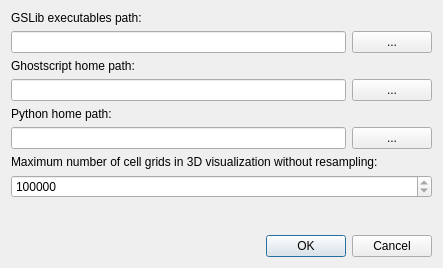
<?xml version="1.0" encoding="UTF-8"?>
<ui version="4.0">
 <class>SetupDialog</class>
 <widget class="QDialog" name="SetupDialog">
  <property name="geometry">
   <rect>
    <x>0</x>
    <y>0</y>
    <width>443</width>
    <height>268</height>
   </rect>
  </property>
  <property name="windowTitle">
   <string>Settings</string>
  </property>
  <layout class="QVBoxLayout" name="verticalLayout">
   <item>
    <widget class="QLabel" name="label">
     <property name="layoutDirection">
      <enum>Qt::RightToLeft</enum>
     </property>
     <property name="text">
      <string>GSLib executables path:</string>
     </property>
    </widget>
   </item>
   <item>
    <layout class="QHBoxLayout" name="horizontalLayout_2">
     <item>
      <widget class="QLineEdit" name="txtGSLibPath">
       <property name="sizePolicy">
        <sizepolicy hsizetype="MinimumExpanding" vsizetype="Preferred">
         <horstretch>0</horstretch>
         <verstretch>0</verstretch>
        </sizepolicy>
       </property>
       <property name="minimumSize">
        <size>
         <width>300</width>
         <height>0</height>
        </size>
       </property>
      </widget>
     </item>
     <item>
      <widget class="QPushButton" name="btnSearchPath">
       <property name="sizePolicy">
        <sizepolicy hsizetype="Preferred" vsizetype="Preferred">
         <horstretch>0</horstretch>
         <verstretch>0</verstretch>
        </sizepolicy>
       </property>
       <property name="text">
        <string>...</string>
       </property>
      </widget>
     </item>
    </layout>
   </item>
   <item>
    <widget class="QLabel" name="label_2">
     <property name="layoutDirection">
      <enum>Qt::RightToLeft</enum>
     </property>
     <property name="text">
      <string>Ghostscript home path:</string>
     </property>
    </widget>
   </item>
   <item>
    <layout class="QHBoxLayout" name="horizontalLayout">
     <item>
      <widget class="QLineEdit" name="txtGSPath">
       <property name="sizePolicy">
        <sizepolicy hsizetype="MinimumExpanding" vsizetype="Preferred">
         <horstretch>0</horstretch>
         <verstretch>0</verstretch>
        </sizepolicy>
       </property>
      </widget>
     </item>
     <item>
      <widget class="QPushButton" name="btnSearchGSPath">
       <property name="sizePolicy">
        <sizepolicy hsizetype="Preferred" vsizetype="Preferred">
         <horstretch>0</horstretch>
         <verstretch>0</verstretch>
        </sizepolicy>
       </property>
       <property name="text">
        <string>...</string>
       </property>
      </widget>
     </item>
    </layout>
   </item>
   <item>
    <widget class="QLabel" name="label_4">
     <property name="text">
      <string>Python home path:</string>
     </property>
    </widget>
   </item>
   <item>
    <layout class="QHBoxLayout" name="horizontalLayout_3">
     <property name="topMargin">
      <number>0</number>
     </property>
     <property name="rightMargin">
      <number>0</number>
     </property>
     <item>
      <widget class="QLineEdit" name="txtPythonPath">
       <property name="sizePolicy">
        <sizepolicy hsizetype="MinimumExpanding" vsizetype="Preferred">
         <horstretch>0</horstretch>
         <verstretch>0</verstretch>
        </sizepolicy>
       </property>
      </widget>
     </item>
     <item>
      <widget class="QPushButton" name="btnPythonPath">
       <property name="sizePolicy">
        <sizepolicy hsizetype="Preferred" vsizetype="Preferred">
         <horstretch>0</horstretch>
         <verstretch>0</verstretch>
        </sizepolicy>
       </property>
       <property name="text">
        <string>...</string>
       </property>
      </widget>
     </item>
    </layout>
   </item>
   <item>
    <widget class="QLabel" name="label_3">
     <property name="text">
      <string>Maximum number of cell grids in 3D visualization without resampling:</string>
     </property>
    </widget>
   </item>
   <item>
    <widget class="QSpinBox" name="spinMaxGridCells3DView">
     <property name="minimum">
      <number>500000</number>
     </property>
     <property name="maximum">
      <number>100000000</number>
     </property>
     <property name="singleStep">
      <number>500000</number>
     </property>
     <property name="value">
      <number>2000000</number>
     </property>
    </widget>
   </item>
   <item>
    <spacer name="verticalSpacer">
     <property name="orientation">
      <enum>Qt::Vertical</enum>
     </property>
     <property name="sizeHint" stdset="0">
      <size>
       <width>20</width>
       <height>40</height>
      </size>
     </property>
    </spacer>
   </item>
   <item>
    <widget class="QDialogButtonBox" name="buttonBox">
     <property name="sizePolicy">
      <sizepolicy hsizetype="Preferred" vsizetype="Preferred">
       <horstretch>0</horstretch>
       <verstretch>0</verstretch>
      </sizepolicy>
     </property>
     <property name="orientation">
      <enum>Qt::Horizontal</enum>
     </property>
     <property name="standardButtons">
      <set>QDialogButtonBox::Cancel|QDialogButtonBox::Ok</set>
     </property>
    </widget>
   </item>
  </layout>
 </widget>
 <resources/>
 <connections>
  <connection>
   <sender>buttonBox</sender>
   <signal>accepted()</signal>
   <receiver>SetupDialog</receiver>
   <slot>accept()</slot>
   <hints>
    <hint type="sourcelabel">
     <x>248</x>
     <y>254</y>
    </hint>
    <hint type="destinationlabel">
     <x>157</x>
     <y>274</y>
    </hint>
   </hints>
  </connection>
  <connection>
   <sender>buttonBox</sender>
   <signal>rejected()</signal>
   <receiver>SetupDialog</receiver>
   <slot>reject()</slot>
   <hints>
    <hint type="sourcelabel">
     <x>325</x>
     <y>258</y>
    </hint>
    <hint type="destinationlabel">
     <x>286</x>
     <y>274</y>
    </hint>
   </hints>
  </connection>
  <connection>
   <sender>btnSearchPath</sender>
   <signal>clicked()</signal>
   <receiver>SetupDialog</receiver>
   <slot>showGSLibPathSearch()</slot>
   <hints>
    <hint type="sourcelabel">
     <x>432</x>
     <y>52</y>
    </hint>
    <hint type="destinationlabel">
     <x>232</x>
     <y>156</y>
    </hint>
   </hints>
  </connection>
  <connection>
   <sender>btnSearchGSPath</sender>
   <signal>clicked()</signal>
   <receiver>SetupDialog</receiver>
   <slot>showGSPathSearch()</slot>
   <hints>
    <hint type="sourcelabel">
     <x>432</x>
     <y>103</y>
    </hint>
    <hint type="destinationlabel">
     <x>232</x>
     <y>156</y>
    </hint>
   </hints>
  </connection>
  <connection>
   <sender>btnPythonPath</sender>
   <signal>clicked()</signal>
   <receiver>SetupDialog</receiver>
   <slot>showPythonPathSearch()</slot>
   <hints>
    <hint type="sourcelabel">
     <x>396</x>
     <y>145</y>
    </hint>
    <hint type="destinationlabel">
     <x>440</x>
     <y>159</y>
    </hint>
   </hints>
  </connection>
 </connections>
 <slots>
  <slot>showGSLibPathSearch()</slot>
  <slot>showGSPathSearch()</slot>
  <slot>showPythonPathSearch()</slot>
 </slots>
</ui>
